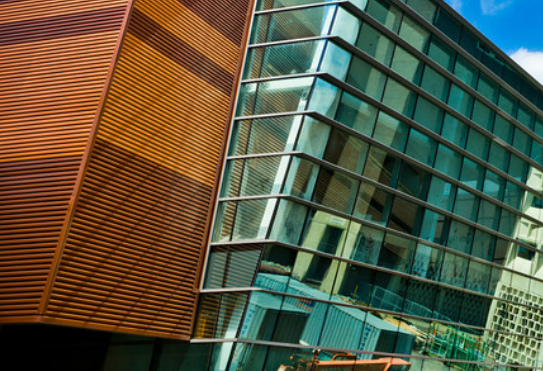
#> input picture Project-2 Image Stitching and Panorama/images/t2_1.png, 543 x 371 px; its folder holds 4 pictures in this run
$ python t2.py   (Python 2 division)
#> lines starting #> are read from the running program, lines starting #| are printed output that depends on the picture
# 1. Only add your code inside the function (including newly improted packages).
#  You can design a new function and call the new function in the given functions.
# 2. For bonus: Give your own picturs. If you have N pictures, name your pictures such as ["t3_1.png", "t3_2.png", ..., "t3_N.png"], and put them inside the folder "images".
# 3. Not following the project guidelines will result in a 10% reduction in grades

import cv2
import numpy as np
import matplotlib.pyplot as plt
import json
from scipy.spatial.distance import cdist

def show_image(img, delay=1000):
    """Shows an image.
    """
    cv2.namedWindow('image', cv2.WINDOW_AUTOSIZE)
    cv2.imshow('image', img)
    cv2.waitKey(delay)
    cv2.destroyAllWindows()

def matching(kps1, kps2, desc1, desc2, t=6):

    from scipy.spatial.distance import cdist
    dist = cdist(desc1, desc2, 'seuclidean')
    points1 = np.where(dist < t)[0]
    matched_img1 = np.array([kps1[points1[0]].pt])

    for point in points1[1:]:
        #print(kps1[point].pt)
        matched_img1 = np.concatenate((matched_img1, np.array([kps1[point].pt])), axis=0)

    points2 = np.where(dist < t)[1]
    matched_img2 = np.array([kps2[points2[0]].pt])

    for point in points2[1:]:
        #print(kps2[point].pt)
        matched_img2 = np.concatenate((matched_img2, np.array([kps2[point].pt])), axis=0)

    return matched_img1, matched_img2

def get_distance(matches_array):
    distances = []
    x_distances = []
    y_distances = []
    for row in matches_array:
        distances.append(np.sqrt((row[0]-row[2])**2 + (row[1]-row[3])**2))
        x_distances.append(row[0]-row[2])
        y_distances.append(row[1]-row[3])
    #print(distances)
    x_move = np.rint(np.mean(x_distances))
    y_move = np.rint(np.mean(y_distances))


    return abs(x_move), abs(y_move)

def removeBlkPadding(dst_in):
    bwIMG = cv2.cvtColor(dst_in, cv2.COLOR_BGR2GRAY)
    cut = cv2.findNonZero(bwIMG)
    x, y, w, h = cv2.boundingRect(cut)
    rect = dst_in[y:y+h, x:x+w]

    return rect

def stitch_two(img1, img2, t=5):
    # image 2 is base image

    sift1 = cv2.SIFT_create(500)
    sift2 = cv2.SIFT_create(1000)

    kp1, desc1 = sift1.detectAndCompute(img1,None)
    kp2, desc2 = sift2.detectAndCompute(img2,None)

    img1_kp = cv2.drawKeypoints(img1, kp1, None )
    img2_kp = cv2.drawKeypoints(img2, kp2, None )

    matches1a, matches1b = matching(kp1, kp2, desc1, desc2)

    #perform homography :
    h, status = cv2.findHomography(matches1a, matches1b, cv2.RANSAC, t)

    # Find diagonal of img1 and img2:
    diag1 = int(np.sqrt(img1.shape[0]**2 + img1.shape[1]**2))
    diag2 = int(np.sqrt(img2.shape[0]**2 + img2.shape[1]**2))

    # pad img1 :
    extra_left, extra_right = int(diag1) , int(diag1)
    extra_top, extra_bottom = int(diag1) , int(diag1)
    image1pad = np.pad(img1, ((extra_left, extra_right), (extra_top, extra_bottom), (0, 0)), mode='constant', constant_values=0)
    #show_image(image1pad,5000)
    diag1_pad = int(np.sqrt(image1pad.shape[0]**2 + image1pad.shape[1]**2))
    diag2_pad = int(np.sqrt(img2.shape[0]**2 + img2.shape[1]**2))

    res = 0
    if diag2_pad > diag1_pad:
        res = diag2_pad
    else:
        res = diag1_pad
    res = int(res*2)

    print("Warping..")
    dst_img1 = cv2.warpPerspective(image1pad,h, (res,res)) #warped image 1
    # warped and border removed image 1 here:
    dst_img1 = removeBlkPadding(dst_img1)


    # pad image 2:
    img2pad = np.pad(img2, ((dst_img1.shape[1], dst_img1.shape[1]), (dst_img1.shape[0], dst_img1.shape[0]), (0, 0)), mode='constant', constant_values= 0)


    sift_2pad = cv2.SIFT_create(2000)
    kp2pd, desc2pd = sift_2pad.detectAndCompute(img2pad,None)

    sift_1dst = cv2.SIFT_create(500)
    kp1dst, desc1dst = sift_1dst.detectAndCompute(dst_img1, None)

    matches_dst1_img2pad1, matches_dst1_img2pad2 = matching(kp1dst, kp2pd, desc1dst, desc2pd, t)


    x_move, y_move = get_distance(np.concatenate((matches_dst1_img2pad1,matches_dst1_img2pad2),axis=1))


    img2_cropped = np.copy(img2pad[int(y_move):int(y_move)+dst_img1.shape[0],int(x_move):int(x_move)+dst_img1.shape[1]])
    img2pad[int(y_move):int(y_move)+dst_img1.shape[0],int(x_move):int(x_move)+dst_img1.shape[1]] = np.where(dst_img1==[0,0,0], img2_cropped,dst_img1)

    img2pad = removeBlkPadding(img2pad)

    return img2pad

def checkOverlap(img1, img2):
    # image 2 is base image

    sift1 = cv2.SIFT_create(400)
    sift2 = cv2.SIFT_create(400)

    kp1, desc1 = sift1.detectAndCompute(img1,None)
    kp2, desc2 = sift2.detectAndCompute(img2,None)

    img1_kp = cv2.drawKeypoints(img1, kp1, None )
    img2_kp = cv2.drawKeypoints(img2, kp2, None )


    matches1a, matches1b = matching(kp1, kp2, desc1, desc2)

    #perform homography :
    h, status = cv2.findHomography(matches1a, matches1b, cv2.RANSAC, 5)

    # Find diagonal of img1 and img2:
    diag1 = int(np.sqrt(img1.shape[0]**2 + img1.shape[1]**2))
    diag2 = int(np.sqrt(img2.shape[0]**2 + img2.shape[1]**2))

    # pad img1 :
    extra_left, extra_right = int(diag1) , int(diag1)
    extra_top, extra_bottom = int(diag1) , int(diag1)
    image1pad = np.pad(img1, ((extra_left, extra_right), (extra_top, extra_bottom), (0, 0)), mode='constant', constant_values=0)

    #show_image(image1pad,5000)
    diag1_pad = int(np.sqrt(image1pad.shape[0]**2 + image1pad.shape[1]**2))
    diag2_pad = int(np.sqrt(img2.shape[0]**2 + img2.shape[1]**2))

    res = 0
    if diag2_pad > diag1_pad:
        res = diag2_pad
    else:
        res = diag1_pad
    res = int(res*2)

    dst_img1 = cv2.warpPerspective(image1pad,h, (res,res))
    # warped and border removed image 1 here:
    dst_img1 = removeBlkPadding(dst_img1)
    #show_image(dst_img1, 1000)

    # pad image 2:
    img2pad = np.pad(img2, ((dst_img1.shape[1], dst_img1.shape[1]), (dst_img1.shape[0], dst_img1.shape[0]), (0, 0)), mode='constant', constant_values= 0)
    #show_image(img2pad, 5000)

    sift_2pad = cv2.SIFT_create(500)
    kp2pd, desc2pd = sift_2pad.detectAndCompute(img2pad,None)

    sift_1dst = cv2.SIFT_create(500)
    kp1dst, desc1dst = sift_1dst.detectAndCompute(dst_img1, None)

    matches_dst1_img2pad1, matches_dst1_img2pad2 = matching(kp1dst, kp2pd, desc1dst, desc2pd,4)

    x_move, y_move = get_distance(np.concatenate((matches_dst1_img2pad1,matches_dst1_img2pad2),axis=1))

    img2_cropped = np.copy(img2pad[int(y_move):int(y_move)+dst_img1.shape[0],int(x_move):int(x_move)+dst_img1.shape[1]])
    #show_image(img2_cropped,5000)
    count = 0
    for row in img2_cropped:
        for ele in row:
            if ele.any() == 0:
                count = count+1
    resolution = img2_cropped.shape[0]*img2_cropped.shape[1]
    percent = (resolution - count)*100/resolution
    print(percent,"% match")
    return percent


def findpair(listA, listB, ele):
    for idx in range(len(listA)):
        if listA[idx]==ele:
            return listB[idx]
        else:
            pass

def stitch(imgmark, N=4, savepath=''): #For bonus: change your input(N=*) here as default if the number of your input pictures is not 4.
    "The output image should be saved in the savepath."
#> called with imgmark = 't2', N = 4, savepath = 'task2.png'
    "The intermediate overlap relation should be returned as NxN a one-hot(only contains 0 or 1) array."
    "Do NOT modify the code provided."
    imgpath = [f'./images/{imgmark}_{n}.png' for n in range(1,N+1)]
    imgs = []
    for ipath in imgpath:
        img = cv2.imread(ipath)
#> img is the input picture: shape (371, 543, 3); mean B, G, R 64.1, 86.7, 86.8
        imgs.append(img)


    "Start you code here"

    overlap_arr = np.zeros((N,N))
#> overlap_arr = [[0, 0, 0, 0], [0, 0, 0, 0], [0, 0, 0, 0], [0, 0, 0, 0]]
    print(overlap_arr)
#| [[0. 0. 0. 0.]
#|  [0. 0. 0. 0.]
#|  [0. 0. 0. 0.]
#|  [0. 0. 0. 0.]]
    for x in range(N):
        for y in range(N):
            if x == y :
                overlap_arr[x,y] = 1
            else:
                try:
                    print("trying image ",x,"and ",y)
                    perc = checkOverlap(imgs[x],imgs[y])
                    if (perc>20):
                        print(">>>GOOD")
                        overlap_arr[x,y]=1
                        overlap_arr[y,x]=1
                    else:
                        f*cked
                except:
                    print("failed for: ",x,"and ",y)
#> this loop made 4 passes
#> pass 1, in checkOverlap, `img1_kp = cv2.drawKeypoints(img1, kp1, None )`:
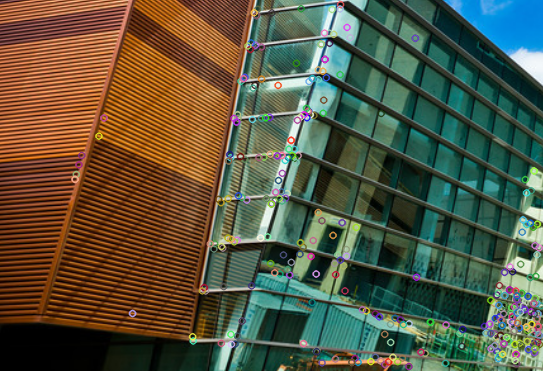
#> img1_kp: shape (371, 543, 3); mean B, G, R 64.8, 86.6, 87.3
#> pass 1, in checkOverlap, `img2_kp = cv2.drawKeypoints(img2, kp2, None )`:
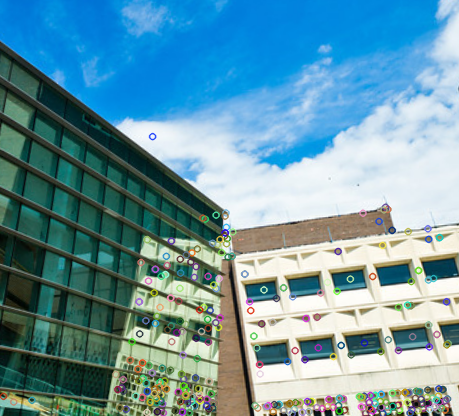
#> img2_kp: shape (416, 459, 3); mean B, G, R 164.3, 151.2, 106.4
#> pass 1, in matching, `dist = cdist(desc1, desc2, 'seuclidean')`:
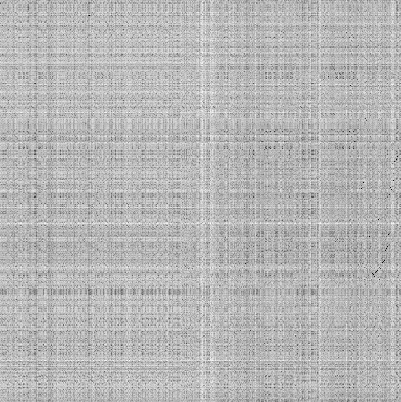
#> dist: shape (402, 401) float64; min 0.929, max 21.89, mean 16; drawn with min black and max white
#> pass 1, in checkOverlap, `image1pad = np.pad(img1, ((extra_left, extra_right), (extra_top, extra..`:
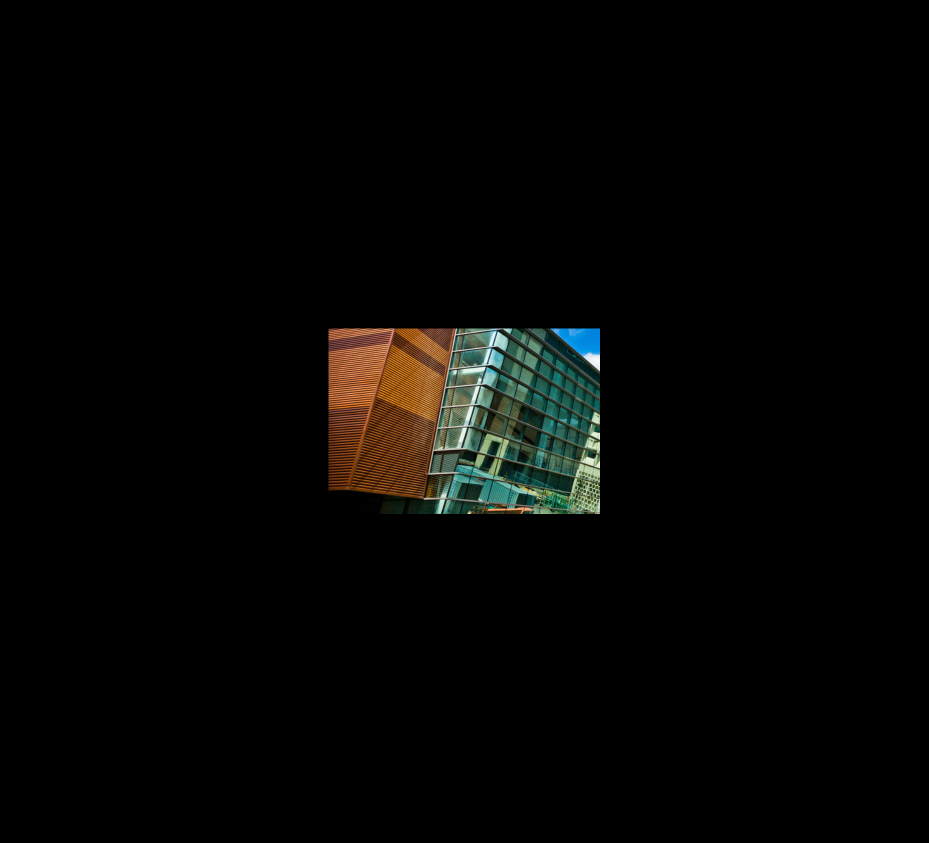
#> image1pad: shape (1685, 1857, 3) (shown at 1/2 size); mean B, G, R 4.1, 5.6, 5.6
    print(overlap_arr)

    first = True
    if imgmark == 't3':
        try:
            FinalImg = stitch_two(imgs[0],imgs[2],3.5)
            FinalImg = stitch_two(imgs[1],FinalImg,3)
            start = False
        except:
            None
        y_, x_=np.where(overlap_arr==1)
        for iter in range(len(x_)-N):
            if y_[iter]==x_[iter]:
                y_ = np.delete(y_,iter)
                x_ = np.delete(x_,iter)
        start = True
        FinalImg = []
        for iter2 in range(N):
            firstImg = findpair(y_,x_,iter2)
            if start:
                try:
                    FinalImg = stitch_two(imgs[0],imgs[2],3.5)
                    FinalImg = stitch_two(imgs[1],FinalImg,3)
                    start = False
                except:
                    None
            else:
                FinalImg = stitch_two(imgs[firstImg],FinalImg,3.5)


    else:
        image1and4 = stitch_two(imgs[0],imgs[3],2)
#> in stitch_two, `kp1, desc1 = sift1.detectAndCompute(img1,None)`: kp1 = 500 keypoints; strongest (x, y, size): (318, 69, 2.4), (294, 149, 2.3), (193, 340, 2.8), (256, 15, 2.5)
        image2and14  = stitch_two(imgs[1],image1and4, 2.5)
        image3and214 = stitch_two(imgs[2], image2and14, 1.25)
        show_image(image3and214, 5000)
        cv2.imwrite(savepath, image3and214)
    return overlap_arr


if __name__ == "__main__":
    #task2
#> (the run stopped early here; a loop or call above may not have finished)
